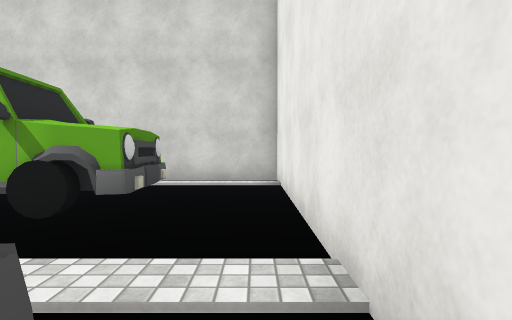
View 1 (above)

24 first-person views from a walk through a scene from a Unity 3-D project. The camera is 1.3 m above the floor, tilts 2° down and sees 80° across. The floor is counted in squares, 1.8 m on a side. Each view is taken from the middle of a square. On the plan, view 1 faces up. The plan holds only what a view shows up to about 10 squares ahead; the rest is blank. The place goes on beyond the plan. The player character is not drawn. Some surface patterns are stand-ins.

View 2
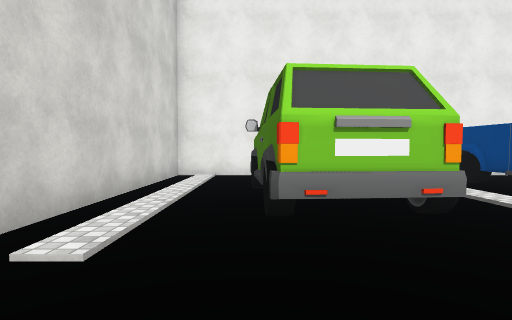

View 3
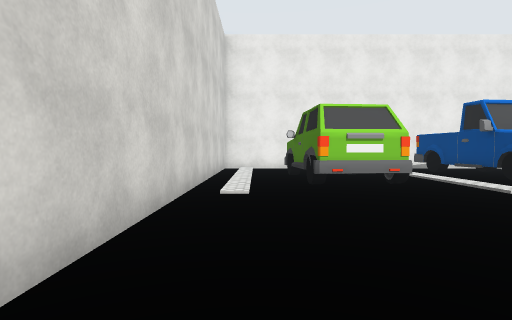

View 4
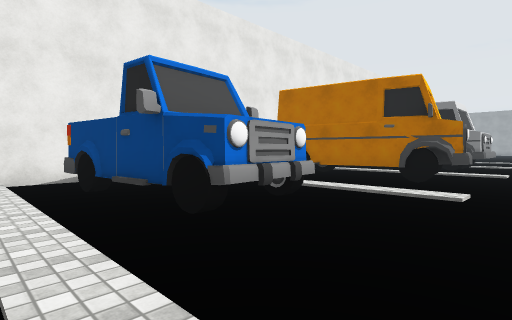

View 5
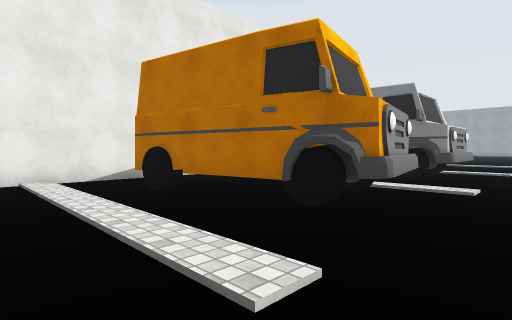

View 6
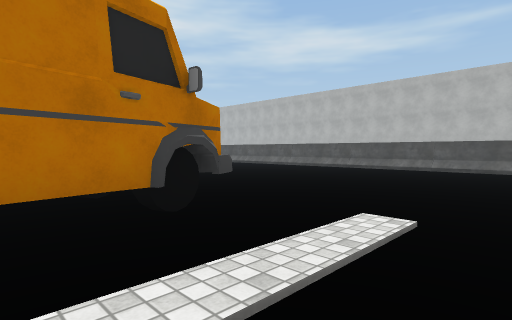

View 7
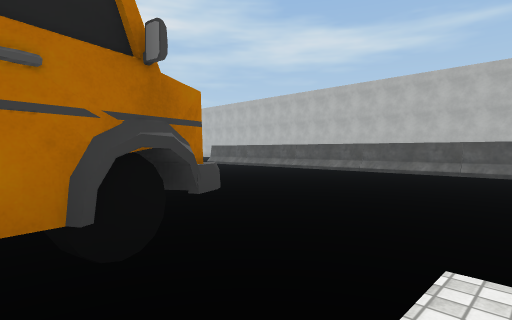

View 8
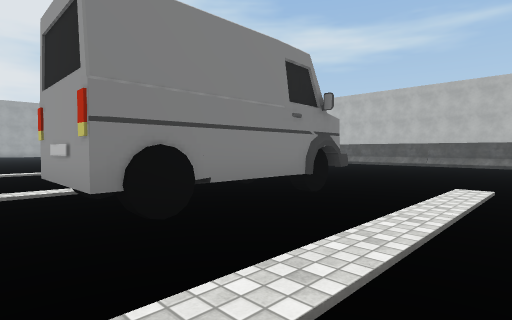

View 9
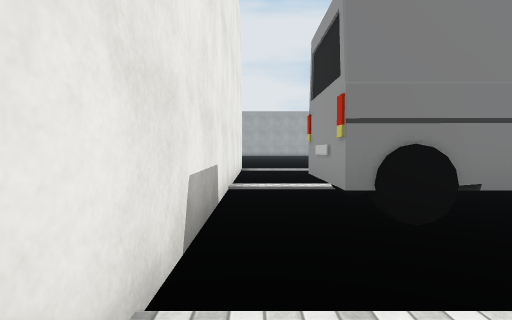

View 10
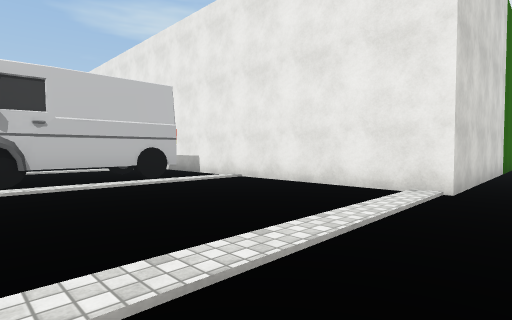

View 11
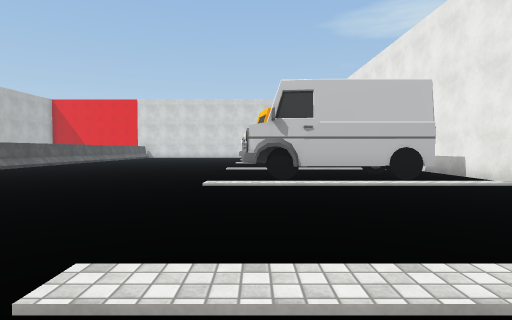

View 12
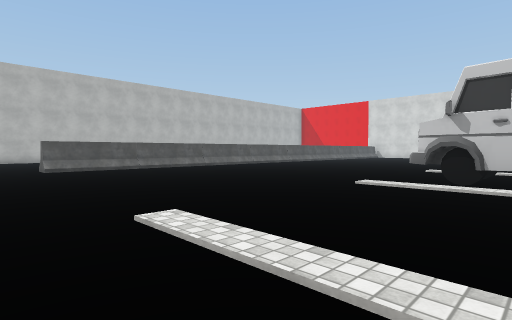

View 13
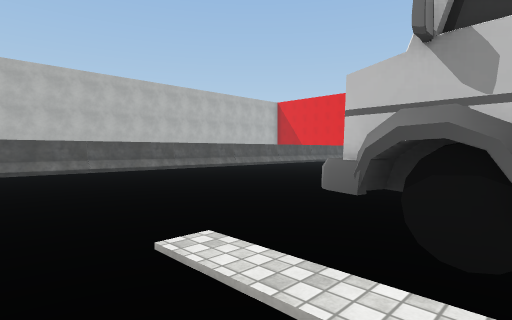

View 14
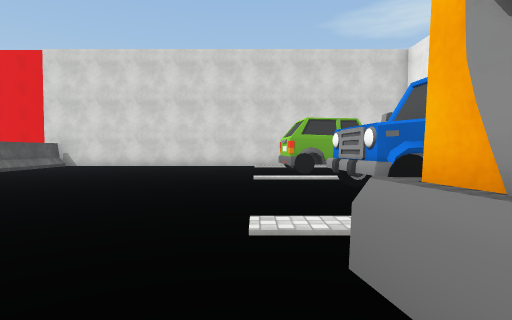

View 15
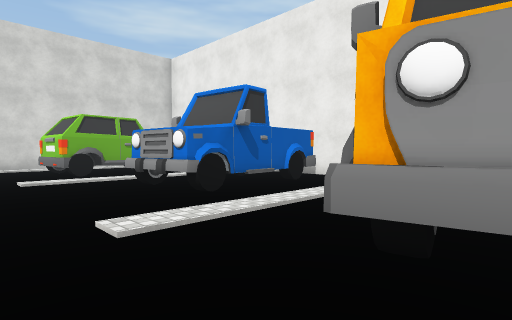

View 16
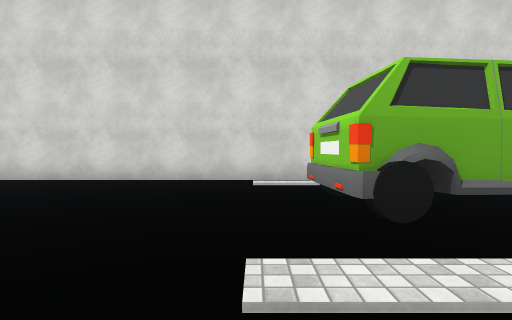

View 17
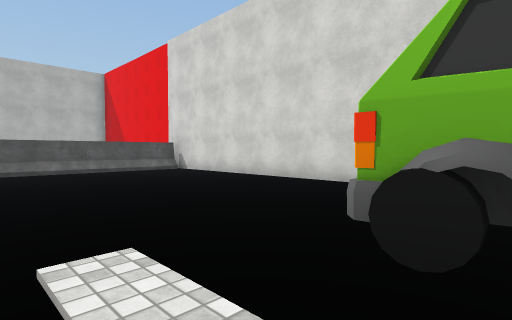

View 18
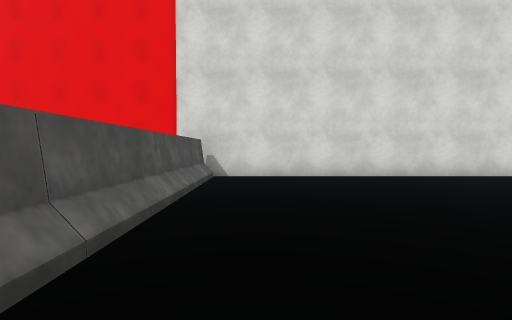

View 19
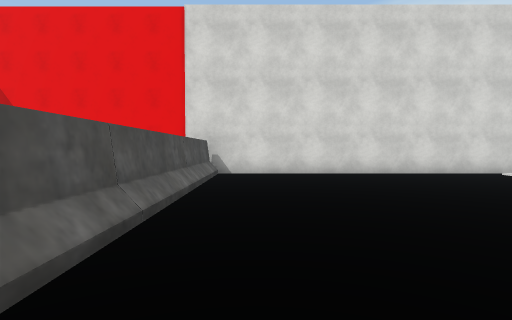

View 20
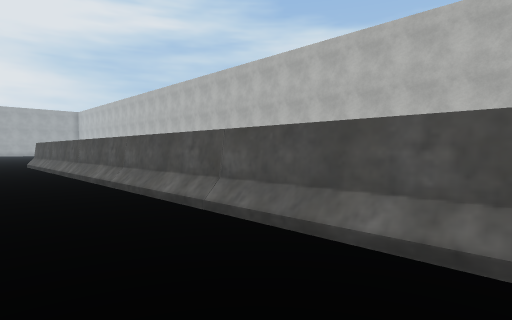

View 21
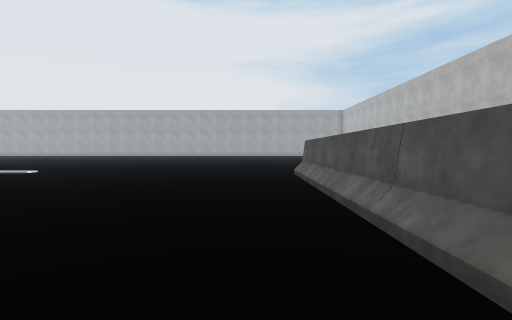

View 22
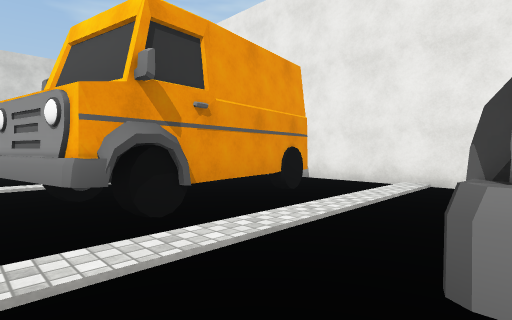

View 23
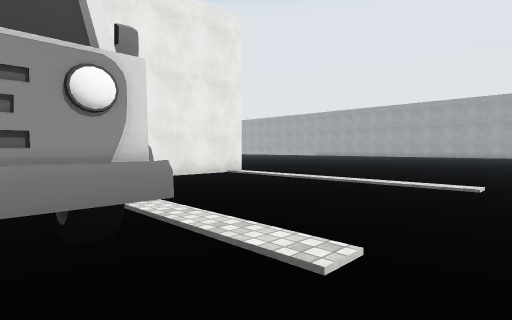

View 24
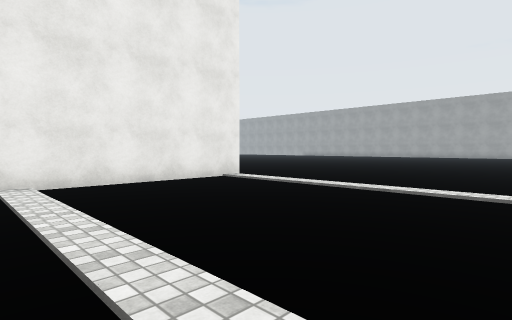

### Floor plan
Key: @ floor where view 1 was taken; # wall or solid block; . floor; / step, stairs or slope; = window, fence, low wall or low ledge; ^ raised ledge; W wheel.
Columns run from 15 left of view 1 to 5 right of it. Each row starts with its distance up from view 1.
  8  ################
  7  #..............#
  6  #..............#
  5  #........W#W#..#
  4  #........####. #
  3  #........W##W. #
  2  #..............#
  1  # .............#
  0  #  .......W#WW@#
 -1  #.  .... .####.#
 -2  #.. .  . .W..W.#
 -3  #.....  .......#
 -4  #...... .......#
 -5  #...... .W##W..#
 -6  #........##^W#.#
 -7  #........#W....#
 -8  #..............#
 -9  #..............#
-10  #........#W#W#.#
-11  #........#   ^.#
-12  #........#W=W#.#
-13  #..............#
-14  #..............#
-15  #.......   ....#
-16  #..............#
-17 //..............#####
-18 .....................
-19          ........
-20          .......
-21          ......
-22          .....
-23          ....

Where each view was taken, in squares from view 1:
view 1: 0 up, 0 right, facing up
view 2: 5 up, 8 left, facing right
view 3: 6 up, 11 left, facing right
view 4: 2 up, 7 left, facing down-right
view 5: 2 down, 7 left, facing down-right
view 6: 2 down, 3 left, facing down-left
view 7: 3 down, 4 left, facing down-left
view 8: 7 down, 0 right, facing down-left
view 9: 7 down, 0 right, facing down
view 10: 19 down, 5 left, facing up-right
view 11: 19 down, 5 left, facing up
view 12: 19 down, 3 left, facing up-left
view 13: 14 down, 4 left, facing up-left
view 14: 6 down, 6 left, facing up
view 15: 6 down, 7 left, facing up-right
view 16: 0 up, 6 left, facing up
view 17: 1 up, 4 left, facing up-left
view 18: 1 down, 13 left, facing up
view 19: 2 down, 13 left, facing up
view 20: 2 down, 12 left, facing down-left
view 21: 8 down, 13 left, facing down
view 22: 10 down, 6 left, facing up-right
view 23: 11 down, 7 left, facing down-right
view 24: 12 down, 6 left, facing down-right
